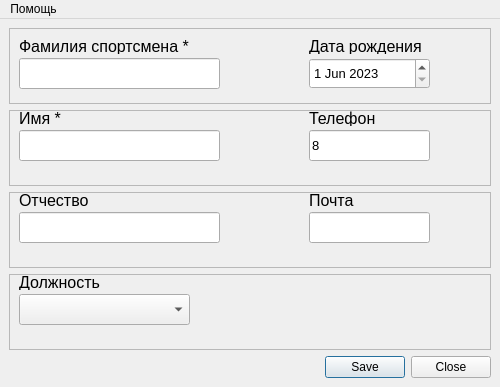
<?xml version="1.0" encoding="UTF-8"?>
<ui version="4.0">
 <class>MainWindow</class>
 <widget class="QMainWindow" name="MainWindow">
  <property name="geometry">
   <rect>
    <x>0</x>
    <y>0</y>
    <width>500</width>
    <height>387</height>
   </rect>
  </property>
  <property name="windowTitle">
   <string>MainWindow</string>
  </property>
  <widget class="QWidget" name="centralwidget">
   <layout class="QGridLayout" name="gridLayout">
    <item row="0" column="0">
     <layout class="QVBoxLayout" name="verticalLayout">
      <item>
       <layout class="QHBoxLayout" name="horizontalLayout">
        <item>
         <layout class="QVBoxLayout" name="verticalLayout_2">
          <item>
           <widget class="QFrame" name="frame_5">
            <property name="frameShape">
             <enum>QFrame::StyledPanel</enum>
            </property>
            <property name="frameShadow">
             <enum>QFrame::Raised</enum>
            </property>
            <widget class="QLineEdit" name="FNameLineEdit">
             <property name="geometry">
              <rect>
               <x>10</x>
               <y>30</y>
               <width>201</width>
               <height>31</height>
              </rect>
             </property>
             <property name="font">
              <font>
               <pointsize>12</pointsize>
              </font>
             </property>
             <property name="text">
              <string/>
             </property>
            </widget>
            <widget class="QLabel" name="label">
             <property name="geometry">
              <rect>
               <x>10</x>
               <y>10</y>
               <width>171</width>
               <height>16</height>
              </rect>
             </property>
             <property name="font">
              <font>
               <pointsize>12</pointsize>
              </font>
             </property>
             <property name="text">
              <string>Фамилия спортсмена *</string>
             </property>
            </widget>
            <widget class="QLabel" name="label_9">
             <property name="geometry">
              <rect>
               <x>300</x>
               <y>10</y>
               <width>121</width>
               <height>16</height>
              </rect>
             </property>
             <property name="font">
              <font>
               <pointsize>12</pointsize>
              </font>
             </property>
             <property name="text">
              <string>Дата рождения</string>
             </property>
            </widget>
            <widget class="QDateEdit" name="BirthDateEdit">
             <property name="geometry">
              <rect>
               <x>300</x>
               <y>30</y>
               <width>121</width>
               <height>31</height>
              </rect>
             </property>
             <property name="font">
              <font>
               <pointsize>10</pointsize>
              </font>
             </property>
             <property name="dateTime">
              <datetime>
               <hour>0</hour>
               <minute>0</minute>
               <second>0</second>
               <year>2023</year>
               <month>6</month>
               <day>1</day>
              </datetime>
             </property>
            </widget>
           </widget>
          </item>
          <item>
           <widget class="QFrame" name="frame_6">
            <property name="frameShape">
             <enum>QFrame::StyledPanel</enum>
            </property>
            <property name="frameShadow">
             <enum>QFrame::Raised</enum>
            </property>
            <widget class="QLineEdit" name="PhoneLineEdit">
             <property name="geometry">
              <rect>
               <x>300</x>
               <y>20</y>
               <width>121</width>
               <height>31</height>
              </rect>
             </property>
             <property name="font">
              <font>
               <pointsize>10</pointsize>
              </font>
             </property>
             <property name="text">
              <string>8</string>
             </property>
            </widget>
            <widget class="QLineEdit" name="LNameLineEdit">
             <property name="geometry">
              <rect>
               <x>10</x>
               <y>20</y>
               <width>201</width>
               <height>31</height>
              </rect>
             </property>
             <property name="font">
              <font>
               <pointsize>12</pointsize>
              </font>
             </property>
             <property name="text">
              <string/>
             </property>
            </widget>
            <widget class="QLabel" name="label_2">
             <property name="geometry">
              <rect>
               <x>10</x>
               <y>0</y>
               <width>51</width>
               <height>16</height>
              </rect>
             </property>
             <property name="font">
              <font>
               <pointsize>12</pointsize>
              </font>
             </property>
             <property name="text">
              <string>Имя *</string>
             </property>
            </widget>
            <widget class="QLabel" name="label_10">
             <property name="geometry">
              <rect>
               <x>300</x>
               <y>0</y>
               <width>71</width>
               <height>16</height>
              </rect>
             </property>
             <property name="font">
              <font>
               <pointsize>12</pointsize>
              </font>
             </property>
             <property name="text">
              <string>Телефон</string>
             </property>
            </widget>
           </widget>
          </item>
          <item>
           <widget class="QFrame" name="frame_7">
            <property name="frameShape">
             <enum>QFrame::StyledPanel</enum>
            </property>
            <property name="frameShadow">
             <enum>QFrame::Raised</enum>
            </property>
            <widget class="QLineEdit" name="MNameLineEdit_2">
             <property name="geometry">
              <rect>
               <x>10</x>
               <y>20</y>
               <width>201</width>
               <height>31</height>
              </rect>
             </property>
             <property name="font">
              <font>
               <pointsize>12</pointsize>
              </font>
             </property>
             <property name="text">
              <string/>
             </property>
            </widget>
            <widget class="QLabel" name="label_12">
             <property name="geometry">
              <rect>
               <x>10</x>
               <y>0</y>
               <width>81</width>
               <height>16</height>
              </rect>
             </property>
             <property name="font">
              <font>
               <pointsize>12</pointsize>
              </font>
             </property>
             <property name="text">
              <string>Отчество</string>
             </property>
            </widget>
            <widget class="QLabel" name="label_11">
             <property name="geometry">
              <rect>
               <x>300</x>
               <y>0</y>
               <width>71</width>
               <height>16</height>
              </rect>
             </property>
             <property name="font">
              <font>
               <pointsize>12</pointsize>
              </font>
             </property>
             <property name="text">
              <string>Почта</string>
             </property>
            </widget>
            <widget class="QLineEdit" name="MailLineEdit">
             <property name="geometry">
              <rect>
               <x>300</x>
               <y>20</y>
               <width>121</width>
               <height>31</height>
              </rect>
             </property>
             <property name="font">
              <font>
               <pointsize>10</pointsize>
              </font>
             </property>
             <property name="text">
              <string/>
             </property>
            </widget>
           </widget>
          </item>
          <item>
           <widget class="QFrame" name="frame_4">
            <property name="frameShape">
             <enum>QFrame::StyledPanel</enum>
            </property>
            <property name="frameShadow">
             <enum>QFrame::Raised</enum>
            </property>
            <widget class="QLabel" name="label_3">
             <property name="geometry">
              <rect>
               <x>10</x>
               <y>0</y>
               <width>81</width>
               <height>16</height>
              </rect>
             </property>
             <property name="font">
              <font>
               <pointsize>12</pointsize>
              </font>
             </property>
             <property name="text">
              <string>Должность</string>
             </property>
            </widget>
            <widget class="QComboBox" name="SportComboBox">
             <property name="geometry">
              <rect>
               <x>10</x>
               <y>20</y>
               <width>171</width>
               <height>31</height>
              </rect>
             </property>
             <property name="font">
              <font>
               <pointsize>10</pointsize>
              </font>
             </property>
            </widget>
           </widget>
          </item>
         </layout>
        </item>
       </layout>
      </item>
      <item>
       <widget class="QDialogButtonBox" name="CreateButtonBox">
        <property name="font">
         <font>
          <pointsize>9</pointsize>
         </font>
        </property>
        <property name="standardButtons">
         <set>QDialogButtonBox::Close|QDialogButtonBox::Save</set>
        </property>
       </widget>
      </item>
     </layout>
    </item>
   </layout>
  </widget>
  <widget class="QMenuBar" name="menubar">
   <property name="geometry">
    <rect>
     <x>0</x>
     <y>0</y>
     <width>500</width>
     <height>22</height>
    </rect>
   </property>
   <widget class="QMenu" name="menu">
    <property name="font">
     <font>
      <pointsize>9</pointsize>
     </font>
    </property>
    <property name="title">
     <string>Помощь</string>
    </property>
   </widget>
   <addaction name="menu"/>
  </widget>
 </widget>
 <resources/>
 <connections/>
</ui>
